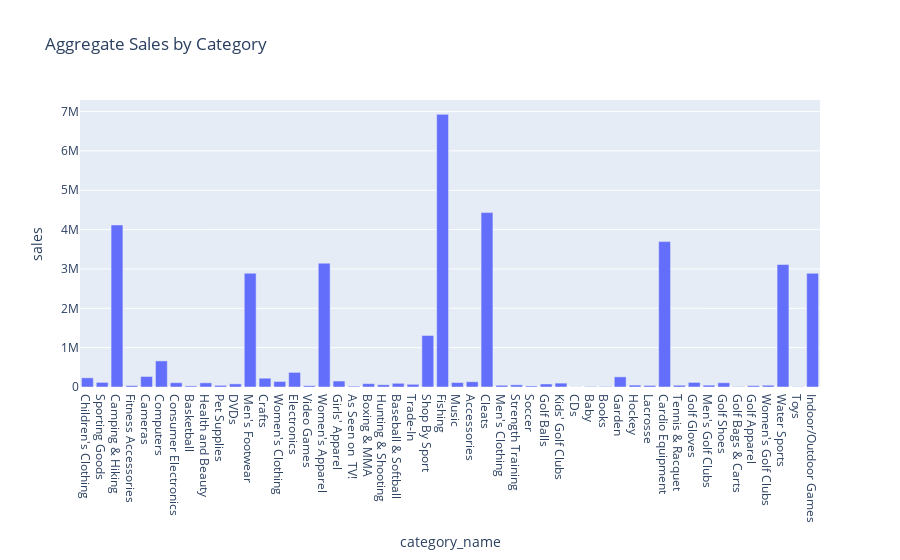

The code cell stored with this chart in its notebook:
### Code cell
grouped_data = df.groupBy('category_name').agg(_sum('sales').alias('sales'))

fig = px.bar(grouped_data, x='category_name', y='sales', title='Aggregate Sales by Category')

fig.show()

### Figure 1 — Plotly figure (JSON) as saved in the notebook; plotly's stock layout.template omitted (floating-point values rounded to 4 significant figures)
{"data": [{"alignmentgroup": "True", "hovertemplate": "category_name=%{x}<br>sales=%{y}<extra></extra>", "legendgroup": "", "marker": {"color": "#636efa", "pattern": {"shape": ""}}, "name": "", "offsetgroup": "", "orientation": "v", "showlegend": false, "textposition": "auto", "type": "bar", "x": ["Children's Clothing", "Sporting Goods", "Camping & Hiking", "Fitness Accessories", "Cameras ", "Computers", "Consumer Electronics", "Basketball", "Health and Beauty", "Pet Supplies", "DVDs", "Men's Footwear", "Crafts", "Women's Clothing", "Electronics", "Video Games", "Women's Apparel", "Girls' Apparel", "As Seen on  TV!", "Boxing & MMA", "Hunting & Shooting", "Baseball & Softball", "Trade-In", "Shop By Sport", "Fishing", "Music", "Accessories", "Cleats", "Men's Clothing", "Strength Training", "Soccer", "Golf Balls", "Kids' Golf Clubs", "CDs ", "Baby ", "Books ", "Garden", "Hockey", "Lacrosse", "Cardio Equipment", "Tennis & Racquet", "Golf Gloves", "Men's Golf Clubs", "Golf Shoes", "Golf Bags & Carts", "Golf Apparel", "Women's Golf Clubs", "Water Sports", "Toys", "Indoor/Outdoor Games"], "xaxis": "x", "y": [232800.0, 117000.0, 4118000.0, 35600.0, 267600.0, 663000, 109000.0, 27100.0, 106100.0, 41520.0, 79400.0, 2892000.0, 223400.0, 140300.0, 371000.0, 33310.0, 3147800, 151700.0, 20600.0, 85210.0, 56850.0, 94060.0, 68720.0, 1310000.0, 6930000.0, 113100.0, 133700.0, 4432000.0, 43860.0, 54900.0, 26480.0, 77100.0, 98800.0, 3060.0, 12230.0, 12590.0, 257800.0, 48360.0, 39460.0, 3695000.0, 44590.0, 116700.0, 47040.0, 107998, 10370.0, 34970.0, 44550.0, 3114000.0, 6105.0, 2889000.0], "yaxis": "y"}], "layout": {"barmode": "relative", "legend": {"tracegroupgap": 0}, "title": {"text": "Aggregate Sales by Category"}, "xaxis": {"anchor": "y", "domain": [0, 1], "title": {"text": "category_name"}}, "yaxis": {"anchor": "x", "domain": [0, 1], "title": {"text": "sales"}}}}
